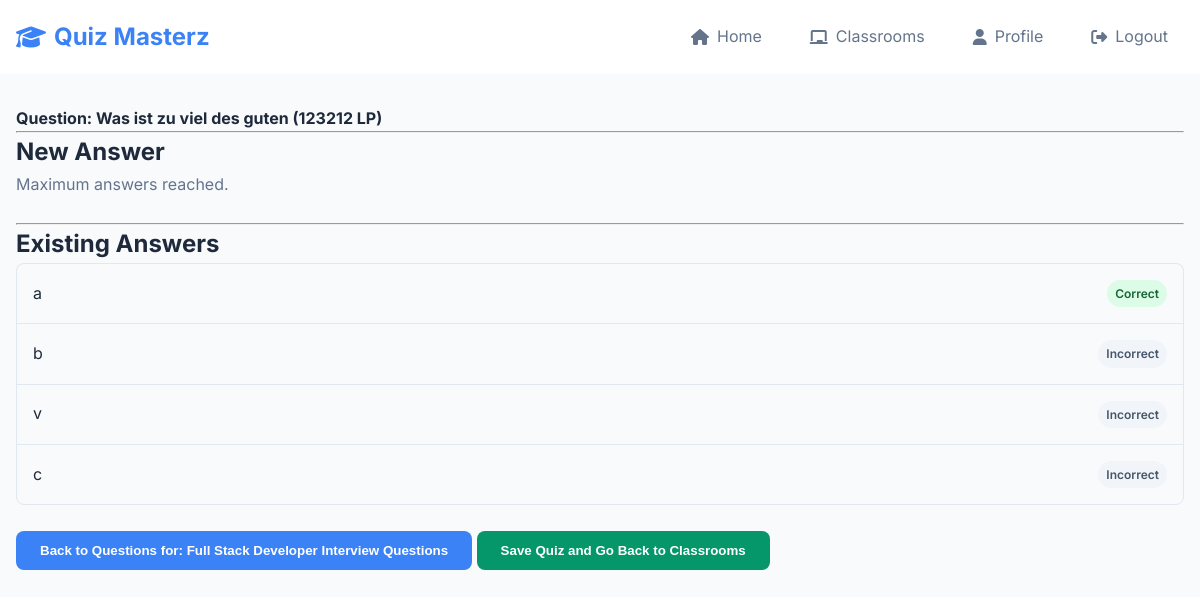
The page /teacher/question/10/manage_answers (signed in) on the database its author committed.
### website/models.py (models this page shows, shortened)
class Question(db.Model):
    id = db.Column(db.Integer, primary_key=True)
    quiz_id = db.Column(db.Integer, db.ForeignKey('quiz.id'), nullable=False)
    text = db.Column(db.Text, nullable=False)
    learning_points = db.Column(db.Integer, nullable=False, default=1)
    answers = db.relationship('Answer', backref='question', lazy='dynamic', cascade="all, delete-orphan")

class Answer(db.Model):
    id = db.Column(db.Integer, primary_key=True)
    question_id = db.Column(db.Integer, db.ForeignKey('question.id'), nullable=False)
    text = db.Column(db.String(255), nullable=False)
    is_correct = db.Column(db.Boolean, default=False, nullable=False)

class Quiz(db.Model):
    id = db.Column(db.Integer, primary_key=True)
    name = db.Column(db.String(150), nullable=False)
    teacher_id = db.Column(db.Integer, db.ForeignKey('user.id'), nullable=False)
    is_published = db.Column(db.Boolean, default=False, nullable=False)
    questions = db.relationship('Question', backref='quiz', lazy='dynamic', cascade="all, delete-orphan")
    teacher = db.relationship('User', backref=db.backref('created_quizzes', lazy='dynamic'))

### website/views.py (the view, shortened to what this page needs)
@views.route('/teacher/question/<int:question_id>/manage_answers', methods=['GET', 'POST'])
@login_required
def teacher_manage_question_answers(question_id):
    if current_user.role != 'teacher':
        flash('Access denied.', category='error')
        return redirect(url_for('views.home'))
    question = Question.query.get_or_404(question_id)
    quiz = question.quiz
    if quiz.teacher_id != current_user.id:
        flash('You do not own the quiz this question belongs to.', category='error')
        return redirect(url_for('views.teacher_classrooms'))
    classroom_id = request.args.get('classroom_id', type=int)
    answers = question.answers.all()
    quiz_classroom = quiz.classrooms_assigned_to.first()
    if quiz_classroom:
        classroom_id = quiz_classroom.id
    return render_template('teacher_manage_answers.html', user=current_user, question=question, answers=answers, quiz_id=quiz.id, classroom_id=classroom_id)

### website/__init__.py (called while the page is built)
def create_app():
    app = Flask(__name__)
    app.config['SECRET_KEY'] = 'hjshjhdjah kjshkjdhjs'
    app.config['SQLALCHEMY_DATABASE_URI'] = f'sqlite:///{DB_NAME}'
    db.init_app(app)
    from .views import views
    from .auth import auth
    app.register_blueprint(views, url_prefix='/')
    app.register_blueprint(auth, url_prefix='/')
    with app.app_context():
        db.create_all()
    from .models import User, Classroom, Quiz, Question, Answer, StudentQuizAttempt
    login_manager = LoginManager()
    login_manager.login_view = 'auth.login'
    login_manager.init_app(app)
    @login_manager.user_loader
    def load_user(id):
        return User.query.get(int(id))
    return app

### website/templates/teacher_manage_answers.html (shortened to what this page needs)
{% extends "base.html" %}
{% block content %}
<div class="container">
    <h4>Question: {{ question.text }} ({{ question.learning_points }} LP)</h4>
    <hr>
    <h2>New Answer</h2>
    {% if answers|length < 4 %}
        <form method="POST" action="{{ url_for('views.teacher_manage_question_answers', question_id=question.id) }}">
            <div class="form-group">
                <label for="answer_text">Answer Text</label>
                <input type="text" class="form-control" id="answer_text" name="answer_text" required>
            </div>
            <div class="form-check">
                <input type="checkbox" class="form-check-input" id="is_correct" name="is_correct">
                <label class="form-check-label" for="is_correct">correct answer?</label>
            </div>
            <button type="submit" class="btn btn-success">Add Answer</button>
        </form>
    {% else %}
        <p class="text-muted">Maximum answers reached.</p>
    {% endif %}
    <br />
    <hr>
    <h2>Existing Answers</h2>
    {% if answers %}
        <ul class="list-group">
            {% for answer in answers %}
                <li class="list-group-item d-flex justify-content-between align-items-center">
                    {{ answer.text }}
                    <span class="badge bg-{{ 'success' if answer.is_correct else 'secondary' }}">
                        {{ 'Correct' if answer.is_correct else 'Incorrect' }}
                    </span>
                </li>
            {% endfor %}
        </ul>
    {% else %}
        <p>No answers added to this question yet.</p>
    {% endif %}
    <br />
    <button onclick="location.href='{{ url_for('views.teacher_manage_quiz_questions', quiz_id=quiz_id) }}'" class="btn btn-primary">Back to Questions for: {{ question.quiz.name }} </button>
    {% if classroom_id %}
    <button onclick="location.href='{{ url_for('views.edit_classroom', classroom_id=classroom_id) }}'" class="btn btn-success">Save Quiz and Go Back to Classrooms</button>
    {% else %}
    <button onclick="location.href='{{ url_for('views.teacher_classrooms') }}'" class="btn btn-success">Save Quiz and Go Back to Classrooms</button>
    {% endif %}
</div>
{% endblock %}

### website/static/css/style.css (style rules this page uses)
:root { --primary: #3b82f6; --secondary: #64748b; --success: #059669; --warning: #f59e0b; --danger: #dc2626; --bg: #f8fafc; --surface: #fff; --text: #1e293b; --text-muted: #64748b; --border: #e2e8f0; }
* { margin: 0; padding: 0; box-sizing: border-box; }
body { font-family: Inter, sans-serif; line-height: 1.6; color: var(--text); background: var(--bg); }
.container { max-width: 1200px; margin: 0 auto; padding: 0 1rem; }
.btn { display: inline-flex; align-items: center; gap: 0.5rem; padding: 0.75rem 1.5rem; border: none; border-radius: 8px; font-weight: 600; text-decoration: none; cursor: pointer; transition: all 0.2s; }
.btn-primary { background: var(--primary); color: white; }
.btn-success { background: var(--success); color: white; }
.list-group { list-style: none; }
.list-group-item { padding: 1rem; border: 1px solid var(--border); border-bottom: none; }
.list-group-item:first-child { border-top-left-radius: 8px; border-top-right-radius: 8px; }
.list-group-item:last-child { border-bottom: 1px solid var(--border); border-bottom-left-radius: 8px; border-bottom-right-radius: 8px; }
.badge { display: inline-flex; padding: 0.25rem 0.5rem; border-radius: 9999px; font-size: 0.75rem; font-weight: 600; }
.badge-success, .bg-success { background: #dcfce7; color: #166534; }
.badge-secondary, .bg-secondary { background: #f1f5f9; color: #475569; }
.text-muted { color: var(--text-muted); }
.d-flex { display: flex; }
.justify-content-between { justify-content: space-between; }
.align-items-center { align-items: center; }

### rows shown on the page
Question: text "Was ist zu viel des guten", learning_points "123212"
Answer: text "a", is_correct "Correct"
Answer: text "b", is_correct "Incorrect"
Answer: text "v", is_correct "Incorrect"
Answer: text "c", is_correct "Incorrect"
Quiz: quiz.name "Full Stack Developer Interview Questions"
